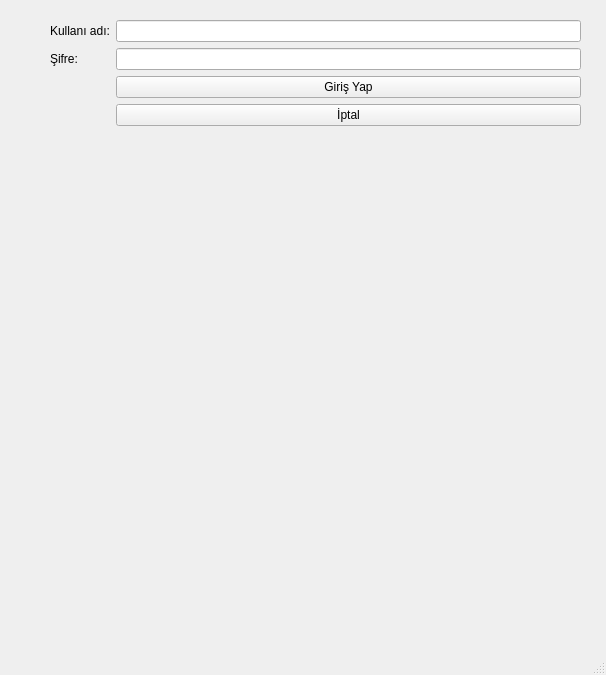
<?xml version="1.0" encoding="UTF-8"?>
<ui version="4.0">
 <class>MainWindow</class>
 <widget class="QMainWindow" name="MainWindow">
  <property name="geometry">
   <rect>
    <x>0</x>
    <y>0</y>
    <width>606</width>
    <height>675</height>
   </rect>
  </property>
  <property name="windowTitle">
   <string>MainWindow</string>
  </property>
  <widget class="QWidget" name="centralwidget">
   <widget class="QWidget" name="formLayoutWidget">
    <property name="geometry">
     <rect>
      <x>50</x>
      <y>20</y>
      <width>531</width>
      <height>161</height>
     </rect>
    </property>
    <layout class="QFormLayout" name="formLayout">
     <item row="4" column="1">
      <widget class="QPushButton" name="btGiris">
       <property name="text">
        <string>Giriş Yap</string>
       </property>
      </widget>
     </item>
     <item row="5" column="1">
      <widget class="QPushButton" name="btIptal">
       <property name="text">
        <string>İptal</string>
       </property>
      </widget>
     </item>
     <item row="2" column="1">
      <widget class="QLineEdit" name="txtUserName"/>
     </item>
     <item row="3" column="1">
      <widget class="QLineEdit" name="txtSifre"/>
     </item>
     <item row="2" column="0">
      <widget class="QLabel" name="kullaniciadi">
       <property name="text">
        <string>Kullanı adı:</string>
       </property>
      </widget>
     </item>
     <item row="3" column="0">
      <widget class="QLabel" name="sifre">
       <property name="text">
        <string>Şifre:</string>
       </property>
      </widget>
     </item>
    </layout>
   </widget>
  </widget>
  <widget class="QMenuBar" name="menubar">
   <property name="geometry">
    <rect>
     <x>0</x>
     <y>0</y>
     <width>606</width>
     <height>26</height>
    </rect>
   </property>
  </widget>
  <widget class="QStatusBar" name="statusbar"/>
 </widget>
 <resources/>
 <connections/>
</ui>
